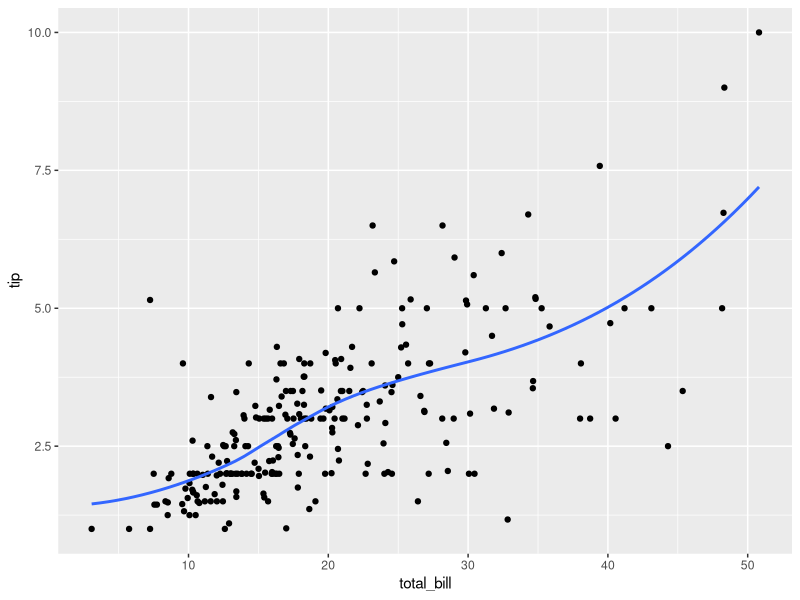
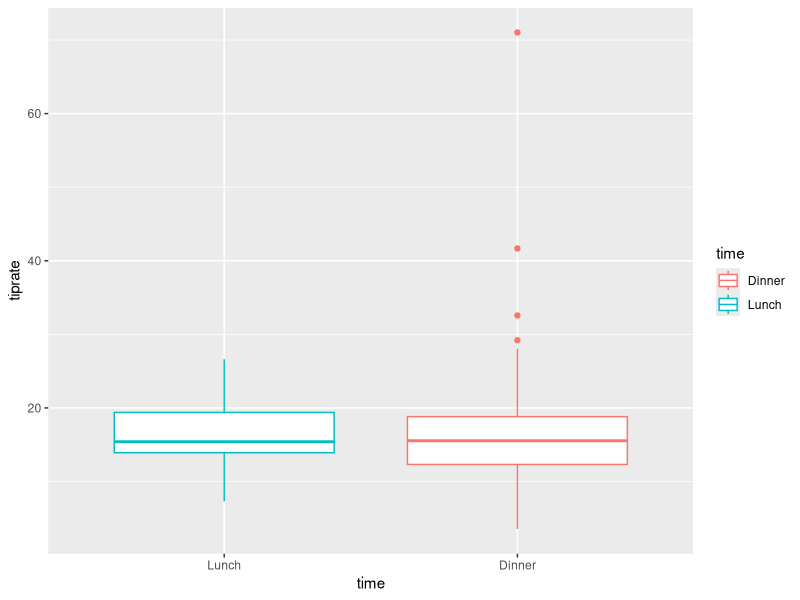
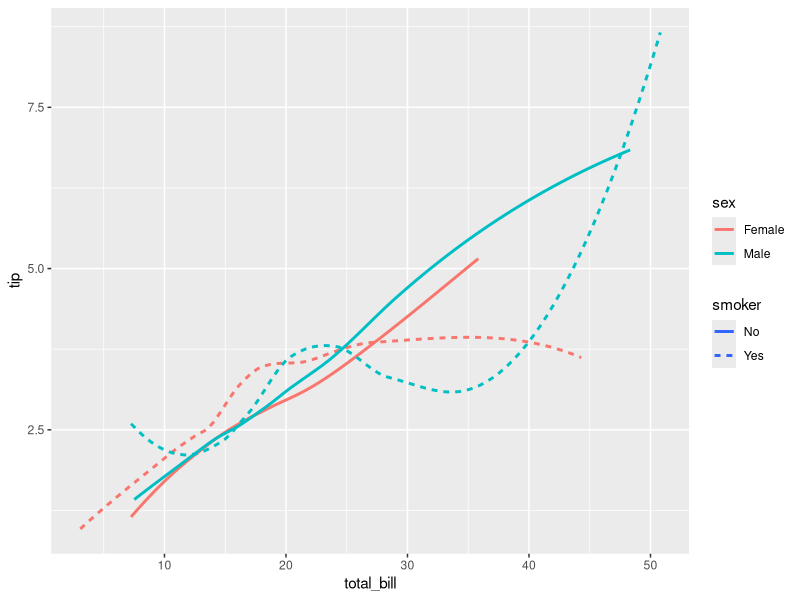
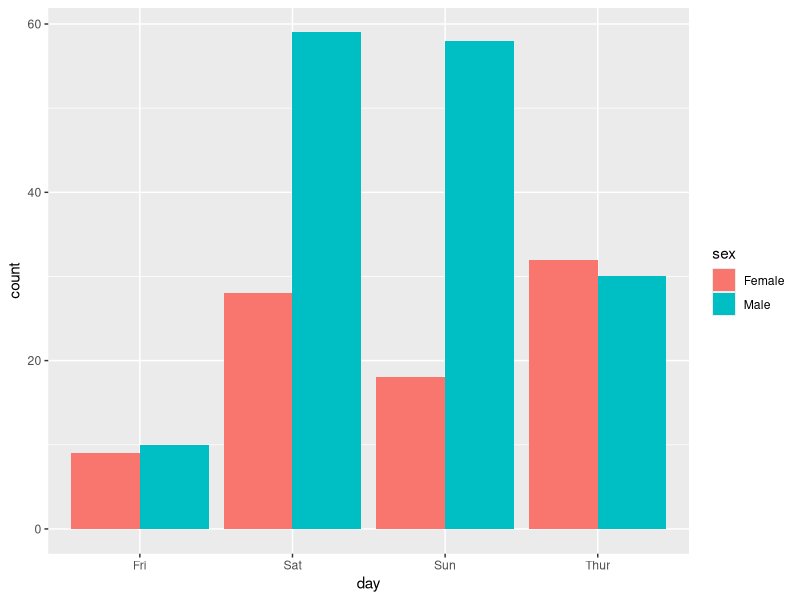

Generate these figures, in order, with R:
## ---- chunk 1
knitr::opts_chunk$set(echo = TRUE)
## ---- chunk 2
data(tips, package="reshape2")
library(ggplot2)
## ---- chunk 3
head(tips)
## ---- chunk 4
numparty <- NROW(tips)
numparty
## ---- chunk 5
sapply(tips, typeof)
## ---- chunk 6
day <- factor(tips$day)
week <- c("Thur","Fri","Sat","Sun")
day <- day[order(match(day, week))]
day
## ---- chunk 7
female5 <- tips[ which(tips$sex=='Female' & tips$size >= 5), ]
female5
## ---- chunk 8
ggplot(tips,aes(y=tip,x=total_bill))+geom_point()+geom_smooth(se=FALSE)
## ---- chunk 9
tips$tiprate = round(((tips$tip/tips$total_bill)*100),2)
averageTipRate = mean(tips$tiprate)
round(averageTipRate,2)
## ---- chunk 10
ggplot(tips,aes(x=time,y=tiprate, color=time))+geom_boxplot()+scale_x_discrete(limits=c("Lunch","Dinner"))
## ---- chunk 11
ggplot(tips, aes(x=total_bill,y=tip))+geom_smooth(se=FALSE, aes(color=sex,linetype = smoker))
## ---- chunk 12
ggplot(data=tips, aes(x=day)) + geom_bar(aes(fill=sex),position='dodge')
